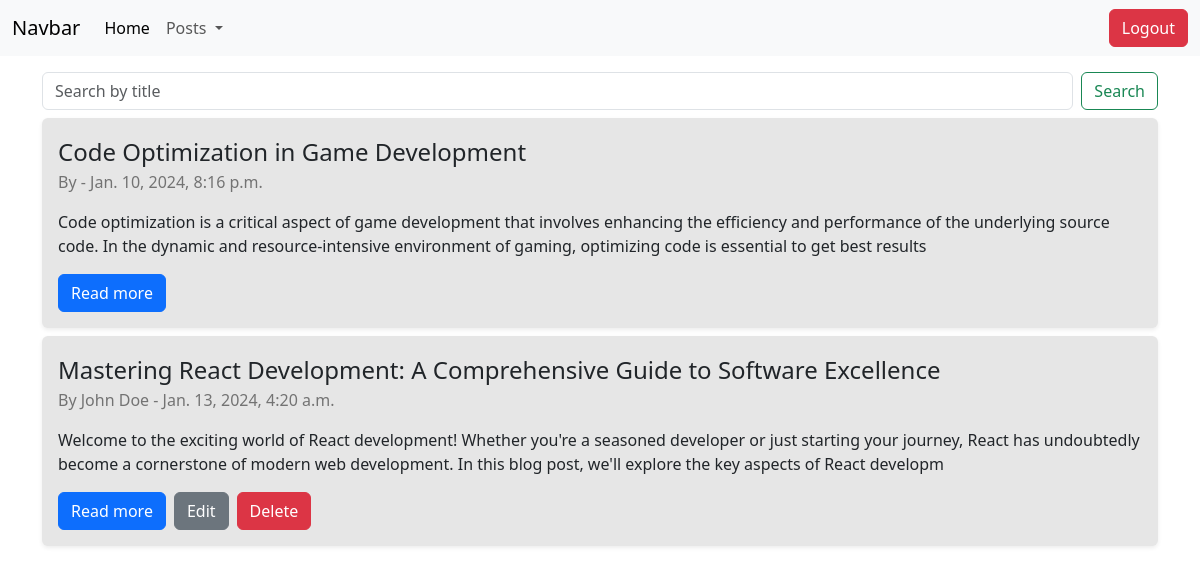
The app's page / (signed in) with its own data.
### app/models.py (models this page shows, shortened)
class Post(models.Model):
    profile = models.ForeignKey(Profile, on_delete=models.CASCADE)
    description = models.TextField(max_length=255)
    post_image = models.ImageField(upload_to=get_upload_location_post, validators=[
                                   FileExtensionValidator(['png', 'jpeg', 'jpg'])], null=True, blank=True)
    title = models.CharField(max_length=255)
    body = RichTextField()
    created_date = models.DateTimeField(auto_now_add=True)

class Profile(models.Model):
    user = models.ForeignKey(User, on_delete=models.CASCADE)
    profile_picture = models.ImageField(
        upload_to=get_upload_location, validators=[FileExtensionValidator(['png', 'jpeg', 'jpg'])], null=True, blank=True)

### app/views.py (the view)
# urls.py: path('', HomeTemplateView.as_view(), name='home-page'),
class HomeTemplateView(ListView):
    template_name = 'home.html'
    def get_queryset(self) -> QuerySet:
        query = self.request.GET.get('q', '')
        queryset = Post.objects.all()
        if query:
            queryset = queryset.filter(title__icontains=query)
        return queryset

### app/templates/home.html (shortened to what this page needs)
{% extends 'base.html' %}
{% load static %}
{% block content %}
<form class="d-flex" role="search" method="GET" action="{% url 'home-page' %}">
    <input class="form-control me-2" type="search" name="q" placeholder="Search by title" aria-label="Search"/>
    <button class="btn btn-outline-success" type="submit">Search</button>
</form>
        <div class="col-12">
            {% for post in object_list %}
            <div style="background-color: #E6E6E6;" class="post-container mt-2  rounded h-auto d-flex w-100  shadow-sm">
                <div class="post-data p-3 h-100 w-100">
                    <p class="fs-4 text-dark m-0">{{post.title}}</p>
                    <p class="text-black-50">By {{post.profile.user.first_name}} {{post.profile.user.last_name}} - {{post.created_date}}</p>
                    <p class="text-dark">{{post.description}}</p>
                    <div class="d-flex gap-2">
                        <a href="{% url 'post' pk=post.id %}" class="btn btn-primary">Read more</a>
                        {%if request.user == post.profile.user%}
                            <a href="{% url 'post-edit' pk=post.id %}" class="btn btn-secondary">Edit</a>
                            <form method="POST" action="{% url 'post-delete' pk=post.id %}">
                                <button type="submit" href="{% url 'post' pk=post.id %}" class="btn btn-danger">Delete</button>
                            </form>
                        {% endif %}
                    </div>
                </div>
            </div>
            {% endfor %}
        </div>
{% endblock %}

### app/static/css/base.css (style rules this page uses)
* { margin: 0; padding: 0; box-sizing: border-box; }
body { min-height: 100vh; height: fit-content; }

### records on screen
Post: title "Code Optimization in Game Development", created_date "Jan. 10, 2024, 8:16 p.m.", description "Code optimization is a critical aspect of game development that involves enhancing the efficiency and performance of the underlying source code. In the dynamic and resource-intensive environment of gaming, optimizing code is essential to get best results"
Post: title "Mastering React Development: A Comprehensive Guide to Software Excellence", profile.user.first_name "John", profile.user.last_name "Doe", created_date "Jan. 13, 2024, 4:20 a.m.", description "Welcome to the exciting world of React development! Whether you're a seasoned developer or just starting your journey, React has undoubtedly become a cornerstone of modern web development. In this blog post, we'll explore the key aspects of React developm", shows "Edit"
